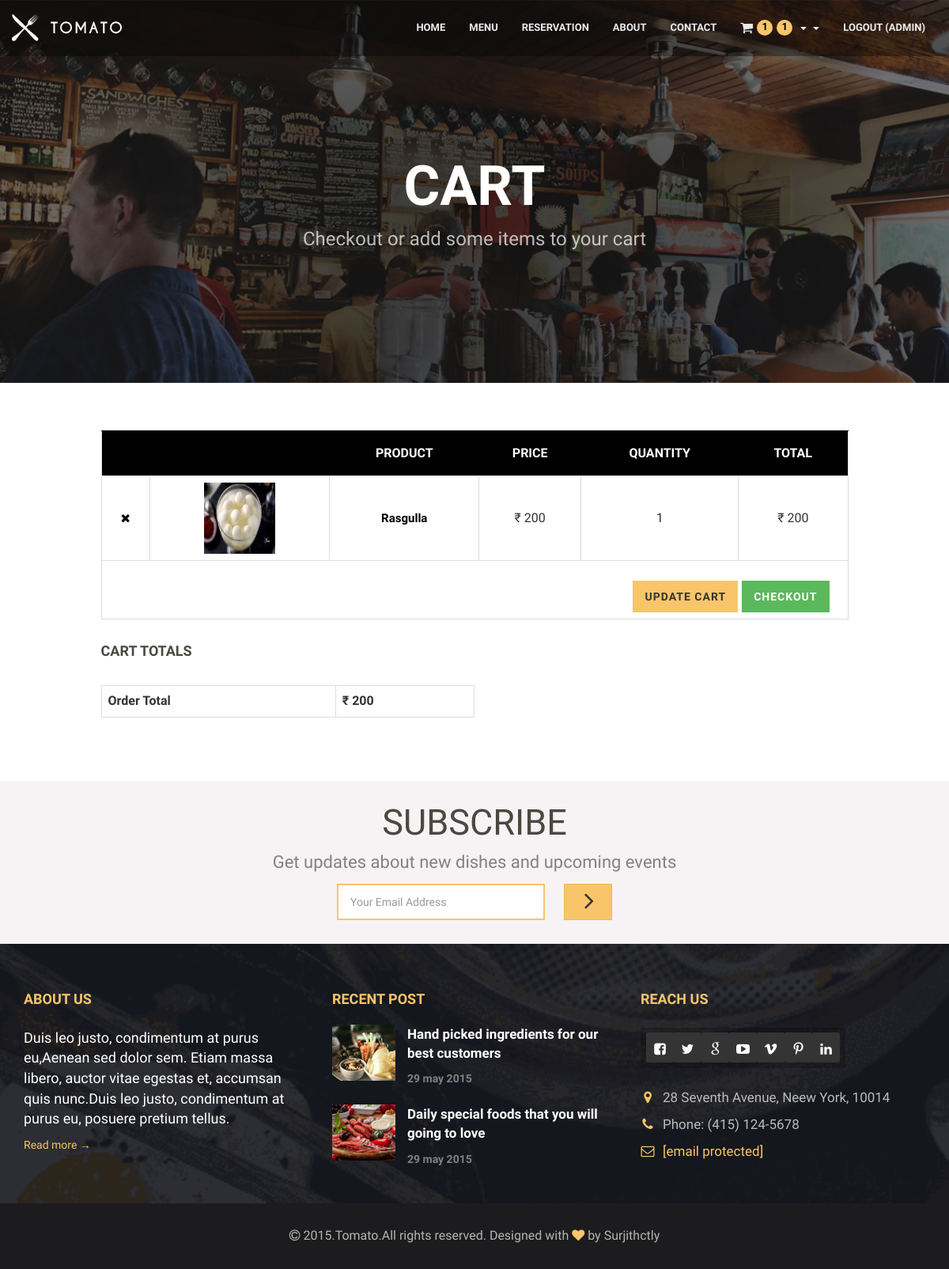
Page /customers/cart/ (signed in) on the earlier database version.
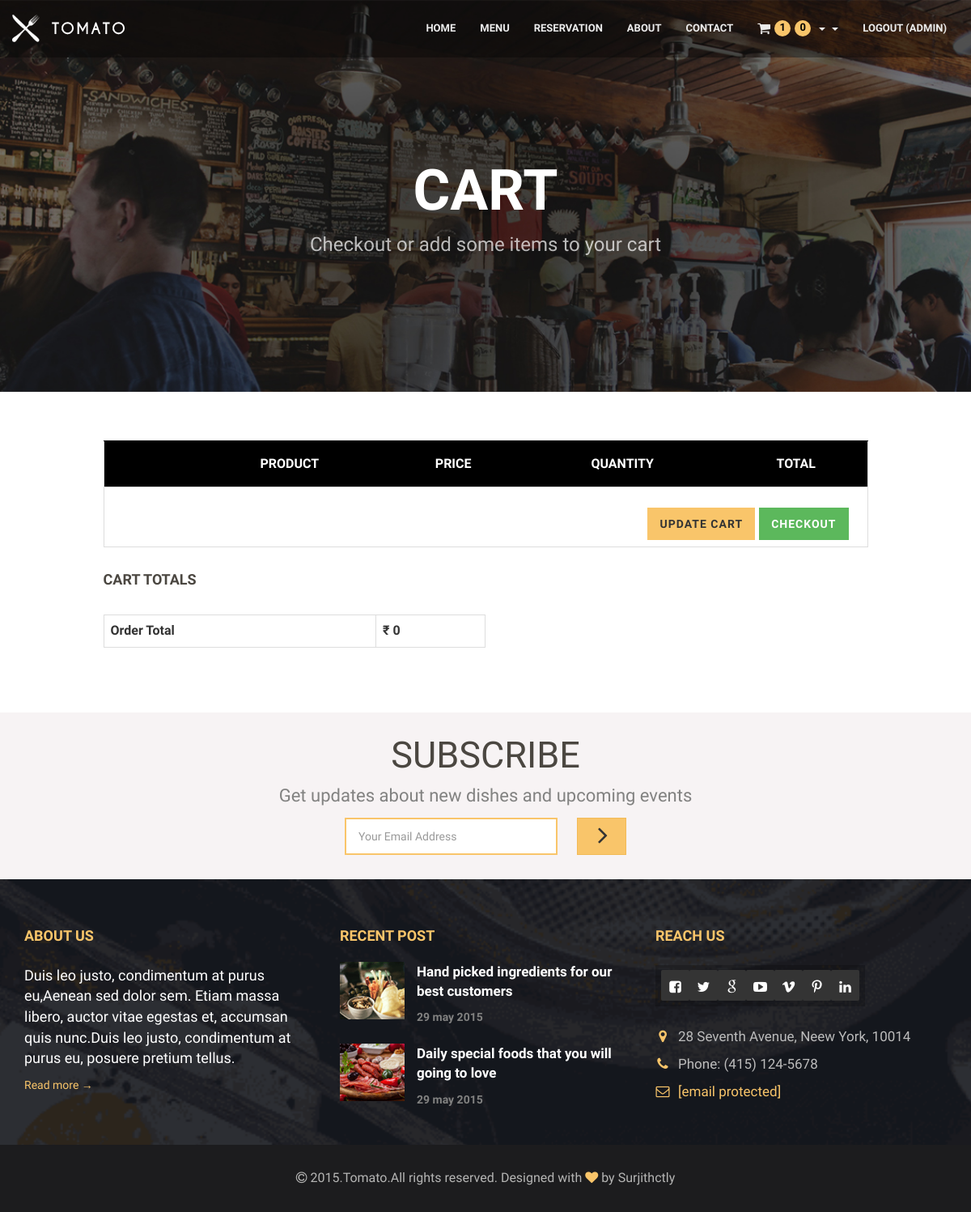
Same page on the later database version.
### customer/models.py (models this page shows, shortened)
class Add_to_cart(models.Model):
    user = models.ForeignKey(User,on_delete=models.CASCADE,blank=True, null=True)
    dish = models.ForeignKey(Dish,on_delete=models.CASCADE,blank=True, null=True)
    qty = models.IntegerField(blank=True, null=True)
    confirm = models.BooleanField(blank=True, null=True, default=False)

### management/models.py (models this page shows, shortened)
class Dish(models.Model):
    cat = models.ForeignKey(Category, on_delete=models.CASCADE)
    title = models.CharField(max_length=35, blank=True, null=True)
    price = models.IntegerField(blank=True, null=True)
    mrp = models.IntegerField(blank=True, null=True)
    img = models.FileField(blank=True, null=True)
    img1 = models.FileField(blank=True, null=True)
    img2 = models.FileField(blank=True, null=True)
    dis = models.TextField(blank=True, null=True)
    avail = models.BooleanField(blank=True, null=True ,default=True)

### customer/views.py (the view)
# urls.py: path('cart/', Cart, name='cart'),
def Cart(request):
    cartDish, total, orderCount = HeaderCart(request.user)
    d = {'cartDish':cartDish, 'orderCount':orderCount, 'total':total}
    return render(request, 'shop_cart.html', d)

### customer/templatetags/multiply.py (called while the page is built)
@register.simple_tag()
def multiply(price, qty, *args, **kwargs):
    return price*qty

### customer/views.py (called while the page is built)
def HeaderCart(usr):
    cartDish = Add_to_cart.objects.filter(user = usr, confirm = False)
    total = 0
    for i in cartDish:
        total += (i.dish.price) * (i.qty)
    return cartDish, total, len(cartDish)

### templates/shop_cart.html (shortened to what this page needs)
{% extends "base.html" %}
{% block body %}
{% load static %}
{% load multiply %}
<section class="page_header">
    <div class="container">
        <div class="row">
            <div class="col-md-12 text-center">
                <h2 class="text-uppercase">Cart</h2>
                <p>Checkout or add some items to your cart</p>
            </div>
        </div>
    </div>
</section>
<section class="shop-content">
    <div class="container">
        <div class="row">
            <div class="col-md-10 col-md-offset-1">
                <table class="cart-table table table-bordered">
                    <thead>
                        <tr>
                            <th>&nbsp;</th>
                            <th>&nbsp;</th>
                            <th>Product</th>
                            <th>Price</th>
                            <th>Quantity</th>
                            <th>Total</th>
                        </tr>
                    </thead>
                    <tbody>
                       {% for i in cartDish %}
                        <tr>
                            <td>
                                <a href="{% url 'dOrder' i.id %}" class="remove"><i class="fa fa-times"></i></a>
                            </td>
                            <td>
                                <a href="shop_single_full.html"><img src="{{ i.dish.img.url }}" alt="" height="90"
                                        width="90"></a>
                            </td>
                            <td>
                                <a href="shop_single_full.html">{{ i.dish.title }}</a>
                            </td>
                            <td>
                                <span class="amount">&#8377; {{ i.dish.price }}</span>
                            </td>
                            <td>
                                <div class="quantity">{{ i.qty }}</div>
                            </td>
                            <td>
                                <span class="amount">&#8377; {% multiply i.dish.price i.qty %}</span>
                            </td>
                        </tr>
                       {% endfor %}
                        <tr>
                            <td colspan="6" class="actions">
                                <div class="col-md-6">
                                </div>
                                <div class="col-md-6">
                                    <div class="cart-btn">
                                        <a href="{% url 'menu' %}"><button class="btn btn-default" type="submit">Update Cart</button></a>
                                        <a href="{% url 'payment' %}"><button class="btn btn-success" type="submit">Checkout</button></a>
                                    </div>
                                </div>
                            </div>
                <div class="cart_totals">
                    <div class="col-md-6 push-md-6 no-padding">
                        <h4 class="text-left">Cart Totals</h4>
                        <br>
                        <table class="table table-bordered col-md-6">
                            <tbody>
                                <tr>
                                    <th>Order Total</th>
                                    <td><strong><span class="amount"> &#8377; {{ total }}</span></strong> </td>
                                </tr>
                            </tbody>
                        </table>
                    </div>
                </div>
            </div>
        </div>
    </div>
{% endblock %}

### templates/base.html (shortened to what this page needs)
<!DOCTYPE html>
{% load static %}
<html lang="en">
<head>
    <link rel="stylesheet" href="{% static 'css/bootstrap.min.css' %}">
    <link rel="stylesheet" href="{% static 'css/font-awesome/css/font-awesome.css' %}">
    <link rel="stylesheet" href="{% static 'css/plugin.css' %}">
    <link rel="stylesheet" href="{% static 'css/main.css' %}">
</head>
<body>
    <div class="body">
        <div class="main-wrapper">
            <nav class="navbar navbar-fixed-top">
                <div class="container">
                    <div class="navbar-header">
                        <a class="navbar-brand" href="index-2.html">
                            <img src="{% static 'img/nav-logo.png' %}" alt="nav-logo">
                        </a>
                    </div>
                    <div id="navbar" class="navbar-collapse collapse">
                        <ul class="nav navbar-nav navbar-right">
                            <li><a href="{% url 'home' %}">Home</a></li>
                            <li><a href="{% url 'menu' %}">Menu</a></li>
                            <li><a href="{% url 'reservation' %}">Reservation</a></li>
                            <li><a href="{% url 'about' %}">About</a></li>
                            <li><a href="{% url 'contact' %}">Contact</a></li>
                            {% if request.user.is_authenticated %}
                            <li class="dropdown">
                                <a class="css-pointer dropdown-toggle" data-toggle="dropdown" role="button"
                                    aria-haspopup="true" aria-expanded="false"><i
                                        class="fa fa-shopping-cart fsc pull-left"></i>
                                        <span class="cart-number">{{ request.user.add_to_cart_set.count }}</span><span class="caret"></span>
                                        <span class="cart-number">{{ orderCount }}</span><span class="caret"></span>
                                </a>
                            </li>
                            <li><a href="{% url 'logout' %}">Logout ({{ user.username }})</a></li>
                            {% else %}
                            <li><a href="{% url 'account' %}">Account  </a></li>
                            {% endif %}
                        </ul>
                    </div>
                </div>
            </nav>
{% block body %}
{% endblock body %}
<section class="subscribe">
                <div class="container">
                    <div class="row">
                        <div class="col-md-12">
                            <h1>Subscribe</h1>
                            <p>Get updates about new dishes and upcoming events</p>
                            <form class="form-inline"
                                action="https://demo.web3canvas.com/themeforest/tomato/php/subscribe.php" id="invite"
                                method="POST">
                                <div class="form-group">
                                    <input class="e-mail form-control" name="email" id="address" type="email"
                                        placeholder="Your Email Address" required>
                                </div>
                                <button type="submit" class="btn btn-default">
                                    <i class="fa fa-angle-right"></i>
                                </button>
                            </form>
                        </div>
                    </div>
                </div>
            </section>
            <section class="footer">
                <div class="container">
                    <div class="row">
                        <div class="col-md-4 col-sm-12">
                            <h1>About us</h1>
                            <p>Duis leo justo, condimentum at purus eu,Aenean sed dolor sem. Etiam massa libero, auctor
                                vitae egestas et, accumsan quis nunc.Duis leo justo, condimentum at purus eu, posuere
                                pretium tellus.</p>
                            <a href="about.html">Read more &rarr;</a>
                        </div>
                        <div class="col-md-4  col-sm-6">
                            <h1>Recent post</h1>
                            <div class="footer-blog clearfix">
                                <a href="blog_right_sidebar.html">
                                    <img src="{% static 'img/thumb8.png' %}" class="img-responsive footer-photo" alt="blog photos">
                                    <p class="footer-blog-text">Hand picked ingredients for our best customers</p>
                                    <p class="footer-blog-date">29 may 2015</p>
                                </a>
                            </div>
                            <div class="footer-blog clearfix last">
                                <a href="blog_right_sidebar.html">
                                    <img src="{% static 'img/thumb9.png' %}" class="img-responsive footer-photo" alt="blog photos">
                                    <p class="footer-blog-text">Daily special foods that you will going to love</p>
                                    <p class="footer-blog-date">29 may 2015</p>
                                </a>
                            </div>
                        </div>
                        <div class="col-md-4  col-sm-6">
                            <h1>Reach us</h1>
                            <div class="footer-social-icons">
                                <a href="https://www.facebook.com/">
                                    <i class="fa fa-facebook-square"></i>
                                </a>
                                <a href="https://www.twitter.com/">
                                    <i class="fa fa-twitter"></i>
                                </a>
                                <a href="https://plus.google.com/">
                                    <i class="fa fa-google"></i>
                                </a>
                                <a href="https://www.youtube.com/">
                                    <i class="fa fa-youtube-play"></i>
                                </a>
                                <a href="https://www.vimeo.com/">
                                    <i class="fa fa-vimeo"></i>
                                </a>
                                <a href="https://www.pinterest.com/">
                                    <i class="fa fa-pinterest-p"></i>
                                </a>
                                <a href="http://www.linkedin.com/">
                                    <i class="fa fa-linkedin"></i>
                                </a>
                            </div>
                            <div class="footer-address">
                                <p><i class="fa fa-map-marker"></i>28 Seventh Avenue, Neew York, 10014</p>
                                <p><i class="fa fa-phone"></i>Phone: (415) 124-5678</p>
                                <p><i class="fa fa-envelope-o"></i><a
                                        href="https://demo.web3canvas.com/cdn-cgi/l/email-protection"
                                        class="__cf_email__"
                                        data-cfemail="65161015150a17112517001611041017040b114b060a08">[email&#160;protected]</a>
                                </p>
                            </div>
                        </div>
                    </div>
                </div>
                <div class="footer-copyrights">
                    <div class="container">
                        <div class="row">
                            <div class="col-md-12">
                                <p><i class="fa fa-copyright"></i> 2015.Tomato.All rights reserved. Designed with <i
                                        class="fa fa-heart primary-color"></i> by Surjithctly</p>
                            </div>
                        </div>
                    </div>
                </div>
            </section>
        </div>
</body>
</html>

Differences in the rows shown:
removed Add_to_cart: dish.img (picture), dish "Rasgulla", dish.price "200", qty "1", dish+qty "200"
Other differences:
{{ orderCount }}: "1" → "0"
{{ total }}: "200" → "0"
